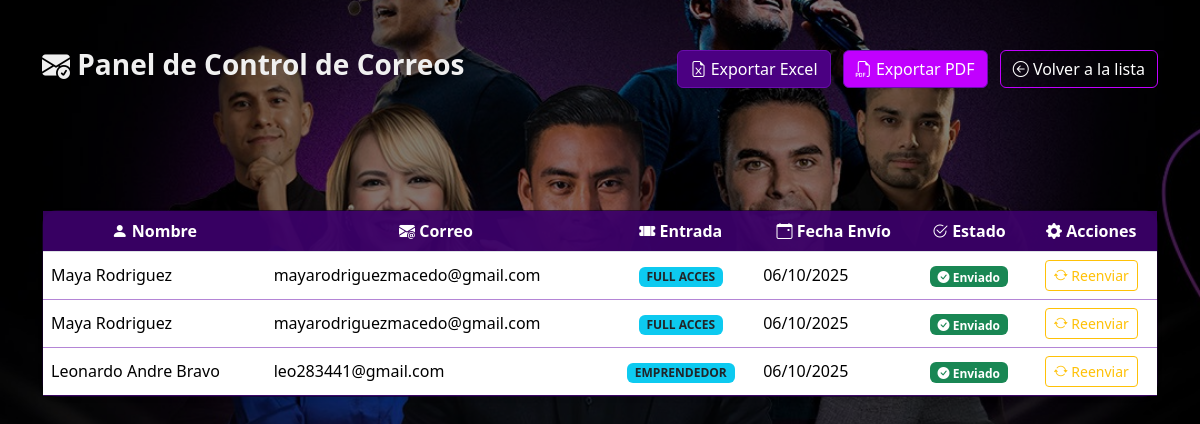
The page /participantes/panel-control/ on the database as committed earlier.
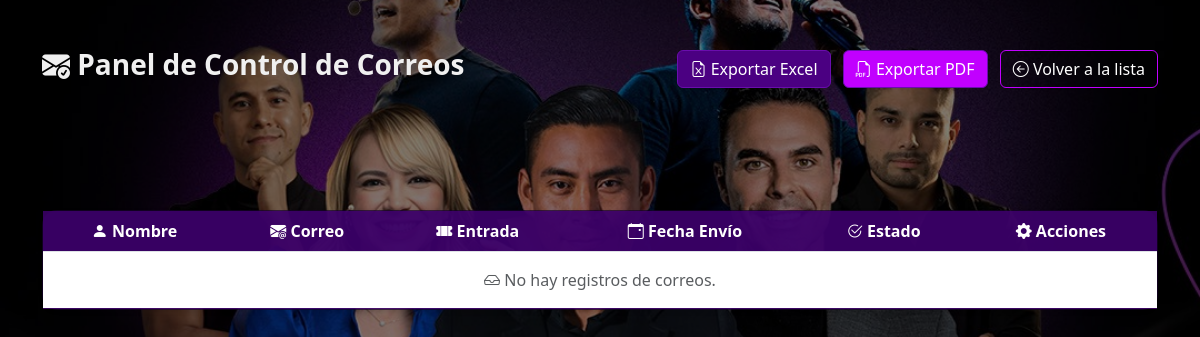
The same page on the database as committed later.
### cliente/models.py (models this page shows, shortened)
class RegistroCorreo(models.Model):
        participante = models.ForeignKey(Participante, on_delete=models.CASCADE)
        fecha_envio = models.DateTimeField(auto_now_add=True)
        enviado = models.BooleanField(default=False)
        mensaje = models.TextField(blank=True)

class Participante(models.Model):
    TIPO_ENTRADA_CHOICES = [
        ("FULL ACCES", "Full Acces"),
        ("EMPRESARIAL", "Empresarial"),
        ("EMPRENDEDOR", "Emprendedor"),
    ]
    PRECIOS_ENTRADA = {
    "FULL ACCES": 1050.00,
    "EMPRESARIAL": 525.00,
    "EMPRENDEDOR": 105.00,
   }
    cod_cliente = models.CharField(max_length=100, unique=True, editable=False)
    nombres = models.CharField(max_length=100, blank=True, null=True)
    apellidos = models.CharField(max_length=100, blank=True, null=True)
    dni = models.CharField(max_length=20, blank=True, null=True)
    celular = models.CharField(max_length=20, blank=True, null=True)
    correo = models.CharField(max_length=50)
    vendedor = models.CharField(max_length=255, blank=True, null=True)
    tipo_entrada = models.CharField(
        max_length=20,
        choices=TIPO_ENTRADA_CHOICES,
        default="FULL ACCES"
    )
    paquete = models.CharField(max_length=100, blank=True, null=True)
    cantidad = models.IntegerField(default=0)
    precio = models.DecimalField(max_digits=10, decimal_places=2, default=0.0)
    total_pagar = models.DecimalField(max_digits=12, decimal_places=2, default=0.0)
    qr = models.ImageField(upload_to='qr/', null=True, blank=True)
    pago_confirmado = models.BooleanField(default=False)
    usado = models.BooleanField(default=False)
    entrada_usada = models.BooleanField(default=False)
    token = models.CharField(max_length=64, unique=True, editable=False, blank=True)

### cliente/views.py (the view)
# urls.py: path('panel-control/', panel_control, name='panel_control'),
def panel_control(request):
    registros = RegistroCorreo.objects.all().order_by('-fecha_envio')
    return render(request, 'cliente/panel_control.html', {'registros': registros})

### cliente/templates/cliente/panel_control.html (shortened to what this page needs)
{% load static %}
<!DOCTYPE html>
<html lang="es">
<head>
    <link href="https://cdn.jsdelivr.net/npm/bootstrap@5.3.2/dist/css/bootstrap.min.css" rel="stylesheet">
    <link href="https://cdn.jsdelivr.net/npm/bootstrap-icons/font/bootstrap-icons.css" rel="stylesheet">
</head>
<body>
<div class="container py-5 content">
    <div class="d-flex justify-content-between align-items-center mb-4">
        <h1 class="h3 fw-bold">
            <i class="bi bi-envelope-check-fill"></i> Panel de Control de Correos
        </h1>
        <div>
            <a href="{% url 'exportar_excel_control' %}" class="btn btn-success me-2">
                <i class="bi bi-file-earmark-excel"></i> Exportar Excel
            </a>
            <a href="{% url 'exportar_pdf' %}" class="btn btn-danger me-2">
                <i class="bi bi-filetype-pdf"></i> Exportar PDF
            </a>
            <a href="{% url 'lista' %}" class="btn btn-outline-secondary">
                <i class="bi bi-arrow-left-circle"></i> Volver a la lista
            </a>
        </div>
    </div>
<br><br><br><br>
    <div class="card shadow-sm">
        <div class="card-body p-0">
            <div class="table-responsive">
                <table class="table table-hover align-middle mb-0">
                    <thead class="text-center">
                        <tr>
                            <th><i class="bi bi-person-fill"></i> Nombre</th>
                            <th><i class="bi bi-envelope-at-fill"></i> Correo</th>
                            <th><i class="bi bi-ticket-perforated-fill"></i> Entrada</th>
                            <th><i class="bi bi-calendar-event"></i> Fecha Envío</th>
                            <th><i class="bi bi-check2-circle"></i> Estado</th>
                            <th><i class="bi bi-gear-fill"></i> Acciones</th>
                        </tr>
                    </thead>
                    <tbody>
                        {% for r in registros %}
                        <tr>
                            <td>{{ r.participante.nombres }} {{ r.participante.apellidos }}</td>
                            <td>{{ r.participante.correo }}</td>
                            <td class="text-center">
                                <span class="badge bg-info text-dark">{{ r.participante.tipo_entrada }}</span>
                            </td>
                            <td>{{ r.fecha_envio|date:"d/m/Y" }}</td>
                            <td class="text-center">
                                {% if r.enviado %}
                                    <span class="badge bg-success"><i class="bi bi-check-circle-fill"></i> Enviado</span>
                                {% else %}
                                    <span class="badge bg-danger"><i class="bi bi-x-circle-fill"></i> No enviado</span>
                                {% endif %}
                            </td>
                            <td class="text-center">
                                <a href="{% url 'reenviar_correo' r.id %}" class="btn btn-sm btn-outline-warning">
                                    <i class="bi bi-arrow-repeat"></i> Reenviar
                                </a>
                            </td>
                        </tr>
                        {% empty %}
                        <tr>
                            <td colspan="6" class="text-center text-muted py-3">
                                <i class="bi bi-inbox"></i> No hay registros de correos.
                            </td>
                        </tr>
                        {% endfor %}
                    </tbody>
                </table>
            </div>
        </div>
    </div>
</div>
</body>
</html>

Rows that differ between the two databases and show on the page:
removed RegistroCorreo: participante.nombres "Maya", participante.apellidos "Rodriguez", participante.correo "mayarodriguezmacedo@gmail.com", participante.tipo_entrada "FULL ACCES", fecha_envio "06/10/2025", enviado True (drawn)
removed RegistroCorreo: participante.nombres "Maya", participante.apellidos "Rodriguez", participante.correo "mayarodriguezmacedo@gmail.com", participante.tipo_entrada "FULL ACCES", fecha_envio "06/10/2025", enviado True (drawn)
removed RegistroCorreo: participante.nombres "Leonardo Andre", participante.apellidos "Bravo", participante.correo "leo283441@gmail.com", participante.tipo_entrada "EMPRENDEDOR", fecha_envio "06/10/2025", enviado True (drawn)
Other text that changed with them:
text now shown: "No hay registros de correos."
